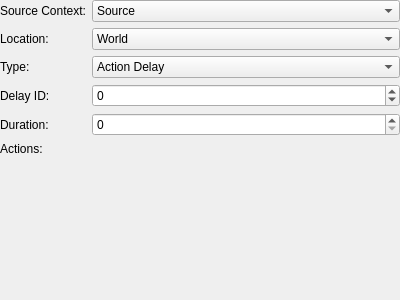
<?xml version="1.0" encoding="UTF-8"?>
<ui version="4.0">
 <class>ActionDelay</class>
 <widget class="QWidget" name="ActionDelay">
  <property name="geometry">
   <rect>
    <x>0</x>
    <y>0</y>
    <width>400</width>
    <height>300</height>
   </rect>
  </property>
  <layout class="QVBoxLayout" name="verticalLayout">
   <property name="leftMargin">
    <number>0</number>
   </property>
   <property name="topMargin">
    <number>0</number>
   </property>
   <property name="rightMargin">
    <number>0</number>
   </property>
   <property name="bottomMargin">
    <number>0</number>
   </property>
   <item>
    <layout class="QFormLayout" name="formLayout">
     <property name="fieldGrowthPolicy">
      <enum>QFormLayout::AllNonFixedFieldsGrow</enum>
     </property>
     <item row="0" column="0">
      <widget class="QLabel" name="lblSourceContext">
       <property name="text">
        <string>Source Context:</string>
       </property>
      </widget>
     </item>
     <item row="0" column="1">
      <widget class="QComboBox" name="sourceContext">
       <item>
        <property name="text">
         <string>Source</string>
        </property>
       </item>
       <item>
        <property name="text">
         <string>Party</string>
        </property>
       </item>
       <item>
        <property name="text">
         <string>All</string>
        </property>
       </item>
      </widget>
     </item>
     <item row="1" column="0">
      <widget class="QLabel" name="lblLocation">
       <property name="text">
        <string>Location:</string>
       </property>
      </widget>
     </item>
     <item row="1" column="1">
      <widget class="QComboBox" name="location">
       <item>
        <property name="text">
         <string>World</string>
        </property>
       </item>
       <item>
        <property name="text">
         <string>Channel</string>
        </property>
       </item>
       <item>
        <property name="text">
         <string>Instance</string>
        </property>
       </item>
       <item>
        <property name="text">
         <string>Zone</string>
        </property>
       </item>
      </widget>
     </item>
     <item row="2" column="0">
      <widget class="QLabel" name="lblType">
       <property name="text">
        <string>Type:</string>
       </property>
      </widget>
     </item>
     <item row="2" column="1">
      <widget class="QComboBox" name="type">
       <item>
        <property name="text">
         <string>Action Delay</string>
        </property>
       </item>
       <item>
        <property name="text">
         <string>Character Cooldown</string>
        </property>
       </item>
       <item>
        <property name="text">
         <string>Account Cooldown</string>
        </property>
       </item>
       <item>
        <property name="text">
         <string>Timer Extend</string>
        </property>
       </item>
      </widget>
     </item>
     <item row="3" column="0">
      <widget class="QLabel" name="lblDelayID">
       <property name="text">
        <string>Delay ID:</string>
       </property>
      </widget>
     </item>
     <item row="5" column="0">
      <widget class="QLabel" name="lblActions">
       <property name="text">
        <string>Actions:</string>
       </property>
      </widget>
     </item>
     <item row="5" column="1">
      <widget class="ActionList" name="actions" native="true"/>
     </item>
     <item row="4" column="0">
      <widget class="QLabel" name="lblDuration">
       <property name="text">
        <string>Duration:</string>
       </property>
      </widget>
     </item>
     <item row="3" column="1">
      <widget class="QSpinBox" name="delayID">
       <property name="minimum">
        <number>-2147483647</number>
       </property>
       <property name="maximum">
        <number>2147483647</number>
       </property>
      </widget>
     </item>
     <item row="4" column="1">
      <widget class="QSpinBox" name="duration">
       <property name="minimum">
        <number>0</number>
       </property>
       <property name="maximum">
        <number>2147483647</number>
       </property>
      </widget>
     </item>
    </layout>
   </item>
  </layout>
 </widget>
 <customwidgets>
  <customwidget>
   <class>ActionList</class>
   <extends>QWidget</extends>
   <header>ActionList.h</header>
   <container>1</container>
  </customwidget>
 </customwidgets>
 <resources/>
 <connections/>
</ui>
